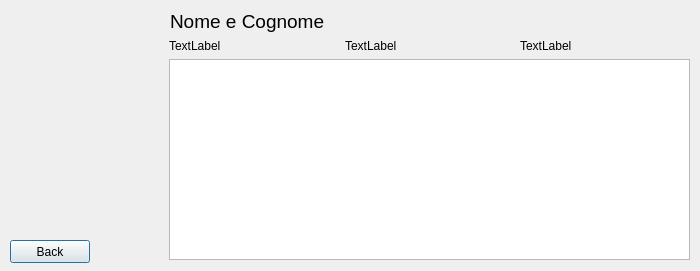
<?xml version="1.0" encoding="UTF-8"?>
<ui version="4.0">
 <class>Dialog_info_scrittore</class>
 <widget class="QDialog" name="Dialog_info_scrittore">
  <property name="geometry">
   <rect>
    <x>0</x>
    <y>0</y>
    <width>700</width>
    <height>271</height>
   </rect>
  </property>
  <property name="windowTitle">
   <string>Dialog</string>
  </property>
  <widget class="QLabel" name="pic">
   <property name="geometry">
    <rect>
     <x>10</x>
     <y>10</y>
     <width>150</width>
     <height>216</height>
    </rect>
   </property>
   <property name="text">
    <string/>
   </property>
  </widget>
  <widget class="QLabel" name="nomecogn">
   <property name="geometry">
    <rect>
     <x>170</x>
     <y>10</y>
     <width>481</width>
     <height>23</height>
    </rect>
   </property>
   <property name="font">
    <font>
     <pointsize>14</pointsize>
    </font>
   </property>
   <property name="text">
    <string>Nome e Cognome</string>
   </property>
  </widget>
  <widget class="QWidget" name="verticalLayoutWidget">
   <property name="geometry">
    <rect>
     <x>169</x>
     <y>39</y>
     <width>521</width>
     <height>221</height>
    </rect>
   </property>
   <layout class="QVBoxLayout" name="verticalLayout">
    <item>
     <layout class="QHBoxLayout" name="horizontalLayout_2">
      <item>
       <widget class="QLabel" name="numlibri">
        <property name="text">
         <string>TextLabel</string>
        </property>
       </widget>
      </item>
      <item>
       <widget class="QLabel" name="numletti">
        <property name="text">
         <string>TextLabel</string>
        </property>
       </widget>
      </item>
      <item>
       <widget class="QLabel" name="medialibri">
        <property name="text">
         <string>TextLabel</string>
        </property>
       </widget>
      </item>
     </layout>
    </item>
    <item>
     <widget class="QTableWidget" name="tabella"/>
    </item>
   </layout>
  </widget>
  <widget class="QPushButton" name="back">
   <property name="geometry">
    <rect>
     <x>10</x>
     <y>240</y>
     <width>80</width>
     <height>23</height>
    </rect>
   </property>
   <property name="text">
    <string>Back</string>
   </property>
  </widget>
 </widget>
 <resources/>
 <connections/>
</ui>
